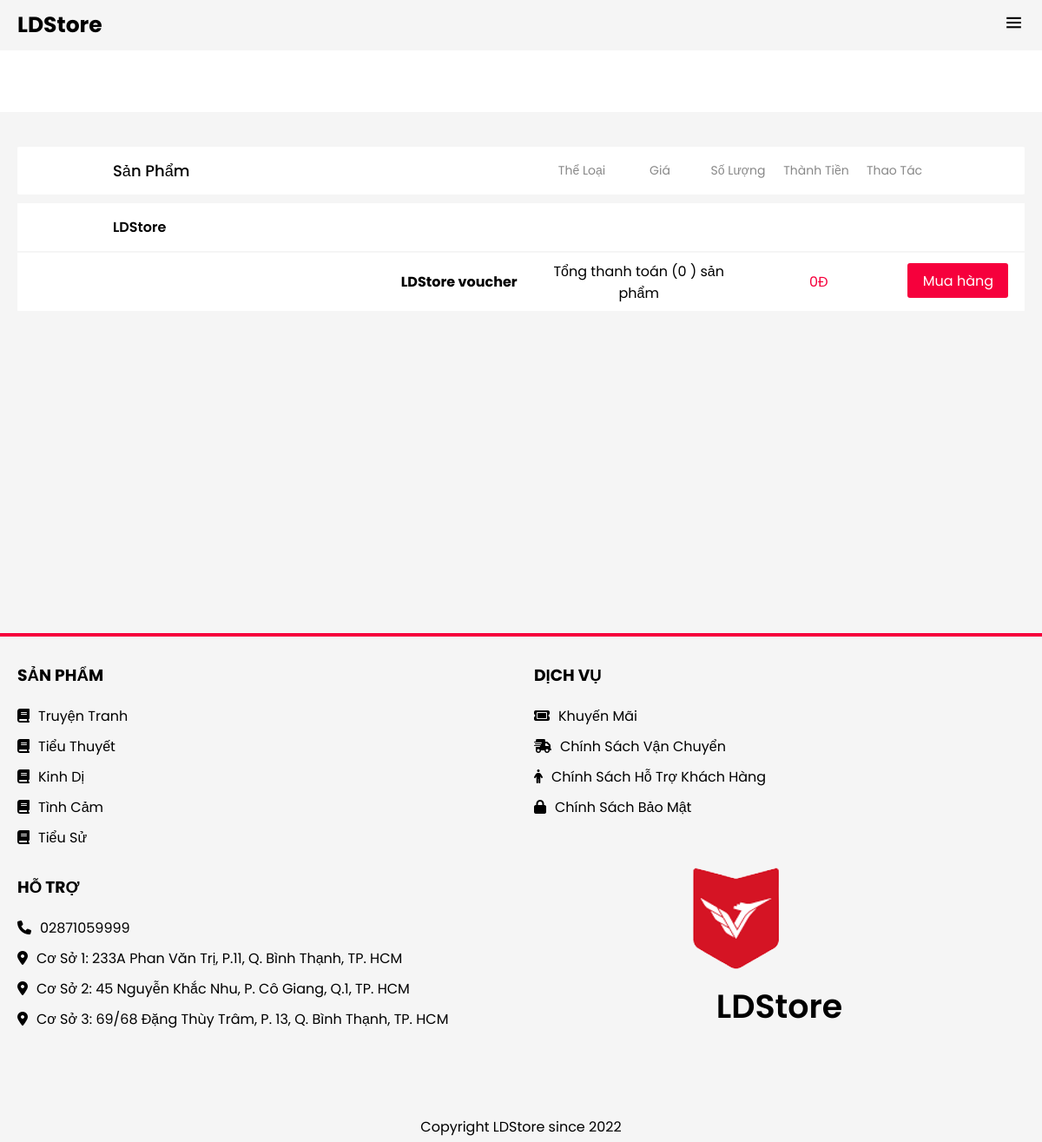
/order/shopping-cart/ (signed in), run on an earlier commit of the app's database.
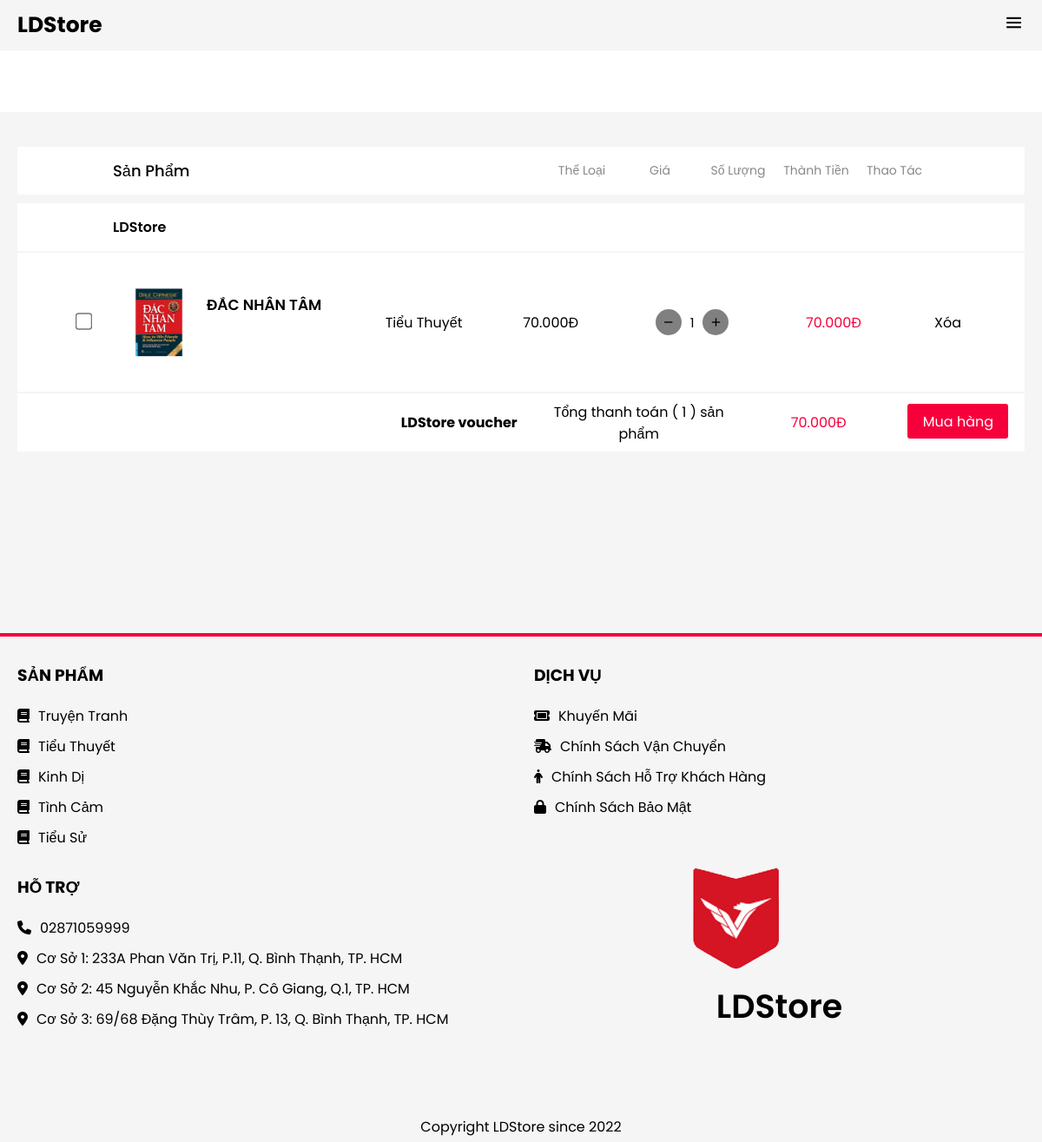
And on a later commit of the database.
### product/models.py (models this page shows, shortened)
class Category(models.Model):
    title = models.CharField(max_length=30)
    description = models.TextField(blank=True, null=True)
    image = models.ImageField(upload_to = 'images/categories/%Y-%m-%d/', blank=True, null=True)
    slug = models.SlugField(null=True, blank=True)
    create_at = models.DateTimeField(auto_now_add=True)
    update_at = models.DateTimeField(auto_now=True)
    def  __str__(self):
        return self.title

class Product(models.Model):
    category = models.ForeignKey(Category, on_delete=models.CASCADE)
    name = models.CharField(max_length=100)
    image = models.ImageField(upload_to = 'images/products/%Y-%m-%d/')
    price = models.DecimalField(max_digits=19, decimal_places=3)
    amount = models.IntegerField()
    avg_rating = models.IntegerField(null=True, blank=True, default=0)
    description = models.TextField(blank=True, null=True)
    slug = models.SlugField(null=True, blank=True)
    create_at = models.DateTimeField(auto_now_add=True)
    update_at = models.DateTimeField(auto_now=True)
    have_discount = models.BooleanField(default=False)
    discount_price = models.DecimalField(max_digits=19, decimal_places=3,blank=True, null=True)

### order/models.py (models this page shows, shortened)
class Cart(models.Model):
    user = models.ForeignKey(CustomUser, on_delete=models.CASCADE)
    product = models.ForeignKey(Product, on_delete=models.CASCADE)
    quantity = models.IntegerField()
    mode = models.IntegerField(default=0, choices=(
        (0, "Chưa đặt"),
        (1, "Đã đặt"),
        (2, "Đã chấp nhận"),
        (3, "Đã nhận hàng"),
    ))
    day_update = models.DateField(auto_now=True)
    @property
    def get_total_price(self):
        return self.quantity * self.product.price

### order/views.py (the view)
# urls.py: path('shopping-cart/', CartView.as_view(), name='cart'),
class CartView(LoginRequiredMixin, View):
    template_name = "order/shopping-cart.html"
    def get(self, request, *args, **kwargs):
        carts = Cart.objects.filter(
            user=request.user
        )
        cart_price_total = sum([i.get_total_price for i in carts])
        context = {
            "carts": carts,
            "cart_price_total": cart_price_total,
            "title":"Shopping cart",
        }
        return render(request, self.template_name, context)

### home/context_processors.py (called while the page is built)
def get_category(request):
    categories = Category.objects.all()
    context = {
        'categories': categories,
    }
    return context

### order/templates/order/shopping-cart.html (shortened to what this page needs)
<!DOCTYPE html>
{% load static %}
<html lang="en">
  <head>
    {% include "base/head.html" %}
  </head>
  <body>
    {% include "base/header.html" %}
    <div class="wrapper-all body-wrap">
      <div class="container">
        <div class="box-order">
          <div class="box-order-product-name">Sản phẩm</div>
          <div class="box-order-product-categories">Thể loại</div>
          <div class="box-order-price">Giá</div>
          <div class="box-order-quantity">Số lượng</div>
          <div class="box-order-total">Thành tiền</div>
          <div class="box-order-actions">Thao tác</div>
        </div>
      </div>
      <div class="container">
        <div class="shop-name-box">
          <div class="shop-name-cart">LDStore</div>
        </div>
      </div>
      <div class="container" id="table-cart">
        {% for item in carts %}
        <div class="shopping-cart-detail-box">
          <div class="product-shopping-cart-card">
            <div class="wrap-checkbox-img">
              <div class="checkbox-custom">
                <input type="checkbox"></input>
              </div>
              <div
                class="product-cart-img"
                style="background-image: url({{item.product.image.url}});"
              ></div>
              <div class="product-cart-name">
                <a
                  href="{% url 'product:productdetail' slug=item.product.slug %}"
                  >{{ item.product.name}}</a
                >
              </div>
            </div>
            <div class="product-cart-categories">
              {{ item.product.category }}
            </div>
            <div class="product-cart-price">
              <div class="product-cart-old-new-price">
                {{ item.product.price }}Đ
              </div>
            </div>
            <div class="product-cart-quantity">
              <div class="product-quantity-wrapper">
                <div class="product-quantity-btn-minus" id="decrement">
                  <i class="bx bx-minus"></i>
                </div>
                <div class="product-quantity" id="product-quantity-id">1</div>
                <div class="product-quantity-btn-plus" id="increment">
                  <i class="bx bx-plus"></i>
                </div>
              </div>
            </div>
            <div class="product-cart-total">{{ item.get_total_price }}Đ</div>
            <div class="product-cart-actions">
              <a
                id="remove_item_in_cart"data-product-id="{{item.product.id}}"
              >
                Xóa
              </a>
            </div>
          </div>
        </div>
        {% endfor %}
      </div>
      <div class="container">
        <div class="payment-cart">
          <div class="shop-name-box">
          </div>
          <div class="voucher">LDStore voucher</div>
          <div class="payment-total" id="payment-total">
            Tổng thanh toán ({% if carts %} {{ carts|length }} {% else %}0
            {%endif%}) sản phẩm
          </div>
          <div class="payment-price" id="payment-price">
            {{ cart_price_total }}Đ
          </div>
          <div class="buy-btn-cart ps-relative">
            <a href='{% url "order:payment" %}'>Mua hàng</a>
          </div>
        </div>
      </div>
    </div>
    {% include "base/footer.html" %}
  </body>
</html>

### templates/base/footer.html (shortened to what this page needs)
{% load static %}
<footer class="bg-second">
    <div class="container">
        <div class="row">
            <div class="col-3 col-md-6">
                <h3 class="footer-head">Sản phẩm</h3>
                <ul class="menu">
                    {% for category in categories %}
                <li><a href="{% url 'product:productfilter' category=category.title %}"><i class="fa-solid fa-book"></i>{{ category.title }}</a></li>
                {% endfor %}
                </ul>
            </div>
            <div class="col-3 col-md-6">
                <h3 class="footer-head">Dịch vụ</h3>
                <ul class="menu">
                    <li><a href="#"><i class="fa-solid fa-ticket"></i>Khuyến mãi</a></li>
                    <li><a href="#"><i class="fa-solid fa-truck-fast"></i>Chính sách vận chuyển</a></li>
                    <li><a href="#"><i class="fa-solid fa-person"></i>Chính sách hỗ trợ khách hàng</a></li>
                    <li><a href="#"><i class="fa-solid fa-lock"></i>Chính sách bảo mật</a></li>
                </ul>
            </div>
            <div class="col-3 col-md-6">
                <h3 class="footer-head">Hỗ trợ</h3>
                <ul class="menu">
                    <li><a href="#"><i class="fa-solid fa-phone"></i>02871059999</a></li>
                    <li><a href="#"><i class="fa-solid fa-location-dot"></i>Cơ sở 1: 233A Phan Văn Trị, P.11, Q. Bình Thạnh, TP. HCM</a></li>
                    <li><a href="#"><i class="fa-solid fa-location-dot"></i>Cơ sở 2: 45 Nguyễn Khắc Nhu, P. Cô Giang, Q.1, TP. HCM</a></li>
                    <li><a href="#"><i class="fa-solid fa-location-dot"></i>Cơ sở 3: 69/68 Đặng Thùy Trâm, P. 13, Q. Bình Thạnh, TP. HCM</a></li>
                </ul>
            </div>
            <div class="col-3 col-md-6 col-sm-12">
                <div class="contact" style="transform: translateY(-3rem);">
                    <img src="{% static 'home/img/lg-vlu.png' %}" alt="" class="footer-lg-img">
                    <h3 class="contact-header">
                        LDStore
                    </h3>
                    </div>
                </div>
            </div>
        </div>
    <div class="copyright">Copyright LDStore since 2022</div>
</footer>

What changed in the data, as far as the page shows it:
added Cart: product.image (picture), product.name "ĐẮC NHÂN TÂM", product.category "Tiểu Thuyết", product.price "70.000", get_total_price "70.000"
Also different on the page:
{{ carts|length }}: (not shown) → "1"
{{ cart_price_total }}: "0" → "70.000"
text no longer shown: "0"
